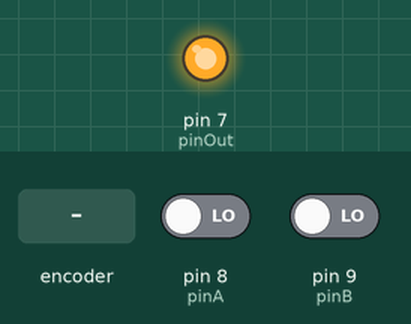
Recording of a sketch running on a simulated Arduino Uno, built with avr-gcc and run on an emulated ATmega328P. Shown: output pins drawn as LEDs (lit = HIGH). Dashed ring = blinking. The inputs (shaded band) are chosen by the test bench; at power-on: pin 8 (pinA) LOW, pin 9 (pinB) LOW.

Above: at 1.2 s.
1.3 s: rotary encoder on pin 8 (pinA) / pin 9 (pinB) turned 3 steps (first pin leading)
At 1.51 s:
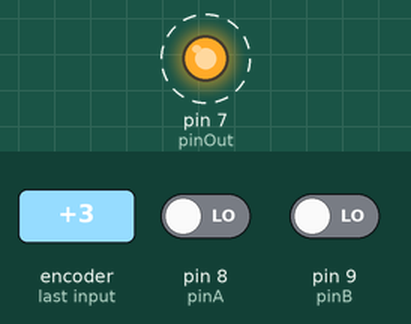
At 2.8 s:
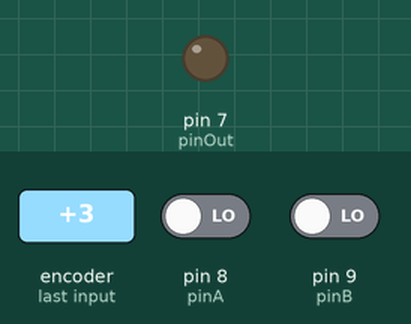
Timing chart, 0 to 4.3 s (numbered marks = the images above; inputs shaded):
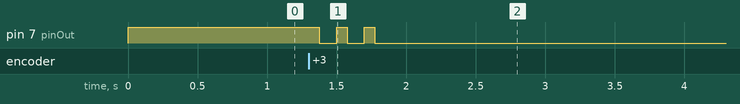

The sketch:

LogicGates.ino
```cpp
int pinOut = 7;
int pinA = 8;
int pinB = 9;

void setup()
{
  pinMode(pinOut, OUTPUT);
  pinMode(pinA, INPUT);
  pinMode(pinB, INPUT);

}
void loop()
{
  boolean pinAState = digitalRead(pinA);
  boolean pinBState = digitalRead(pinB);
  boolean pinOutState;

  pinOutState =!(pinAState & pinBState);
  digitalWrite(pinOut, pinOutState);
}
```

Measured:
- after the input at 1.3 s, pin 7 (pinOut): alternates HIGH for 0.07 s and LOW for 0.13 s, 5 changes in all, then stays LOW, starting after 0.08 s
